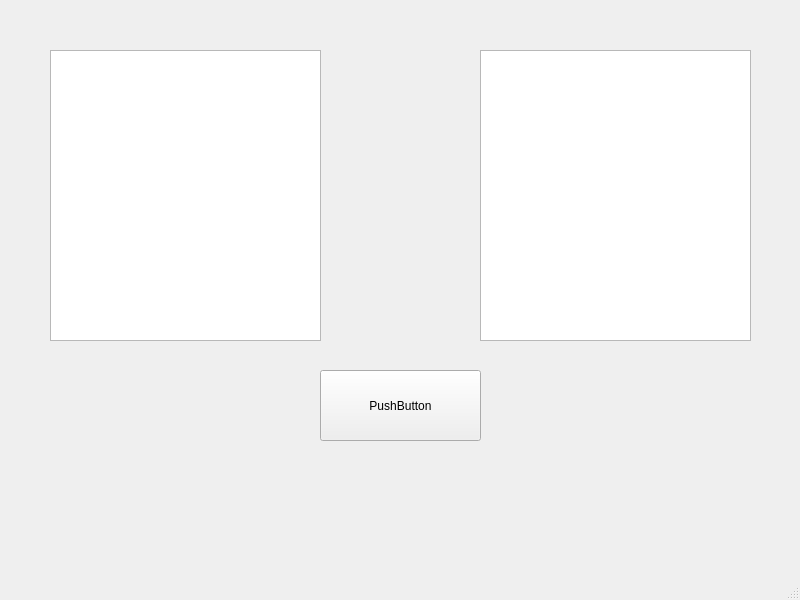
<?xml version="1.0" encoding="UTF-8"?>
<ui version="4.0">
 <class>MainWindow</class>
 <widget class="QMainWindow" name="MainWindow">
  <property name="geometry">
   <rect>
    <x>0</x>
    <y>0</y>
    <width>800</width>
    <height>600</height>
   </rect>
  </property>
  <property name="windowTitle">
   <string>MainWindow</string>
  </property>
  <widget class="QWidget" name="centralwidget">
   <widget class="QListWidget" name="listWidget">
    <property name="geometry">
     <rect>
      <x>50</x>
      <y>50</y>
      <width>271</width>
      <height>291</height>
     </rect>
    </property>
   </widget>
   <widget class="QPushButton" name="callButton">
    <property name="geometry">
     <rect>
      <x>320</x>
      <y>370</y>
      <width>161</width>
      <height>71</height>
     </rect>
    </property>
    <property name="text">
     <string>PushButton</string>
    </property>
   </widget>
   <widget class="QListWidget" name="listWidgetrus">
    <property name="geometry">
     <rect>
      <x>480</x>
      <y>50</y>
      <width>271</width>
      <height>291</height>
     </rect>
    </property>
   </widget>
  </widget>
  <widget class="QMenuBar" name="menubar">
   <property name="geometry">
    <rect>
     <x>0</x>
     <y>0</y>
     <width>800</width>
     <height>25</height>
    </rect>
   </property>
  </widget>
  <widget class="QStatusBar" name="statusbar"/>
 </widget>
 <resources/>
 <connections/>
</ui>
